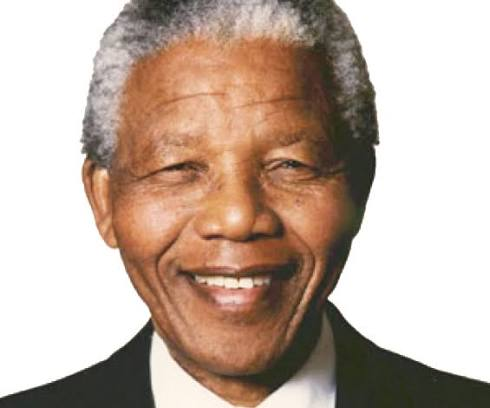
#> input picture dataset/Nelson_mandela/nelson_mandela_12.jpg, 490 x 408 px, found by its file name
$ jupyter execute --allow-errors 'A_deep_introduction_to_CNN (1).ipynb'   (shell and % lines are left out)
#> lines starting #> are read from the running program, lines starting #| are printed output that depends on the picture; after the words box and inside, x2 and y2 are one past the last pixel; in counts of white or black regions, pixels touching at a corner belong together
[cell 1]
import cv2
import numpy as np
import requests
import matplotlib.pyplot as plt
import matplotlib.image as mpimg
import sys
import datetime
from tensorflow import keras
from tensorflow.keras.models import Model
import tensorflow as tf

%pylab inline

url_mandela = r'https://github.com/chgoudja-wq/projet_Licence_CNN/blob/main/dataset/Nelson_mandela/nelson_mandela_12.jpg?raw=true'
resp = requests.get(url_mandela, stream=True).raw
image_array_mandela = np.asarray(bytearray(resp.read()), dtype="uint8")
print(f'Shape of the image {image_array_mandela.shape}')
image_mandela = cv2.imdecode(image_array_mandela, cv2.IMREAD_COLOR)
#> image_mandela is the input picture: shape (408, 490, 3); mean B, G, R 160.5, 173.5, 193
plt.axis('off')
plt.imshow(cv2.cvtColor(image_mandela, cv2.COLOR_BGR2RGB))
plt.show()

url_vagssa = r'https://github.com/chgoudja-wq/projet_Licence_CNN/blob/main/dataset/Dr_vagsa/Dr_vagsa_6.jpeg?raw=true'
resp = requests.get(url_vagssa, stream=True).raw
image_array_vagssa = np.asarray(bytearray(resp.read()), dtype="uint8")
print(f'Shape of the image {image_array_vagssa.shape}')
image_vagssa = cv2.imdecode(image_array_vagssa, cv2.IMREAD_COLOR)
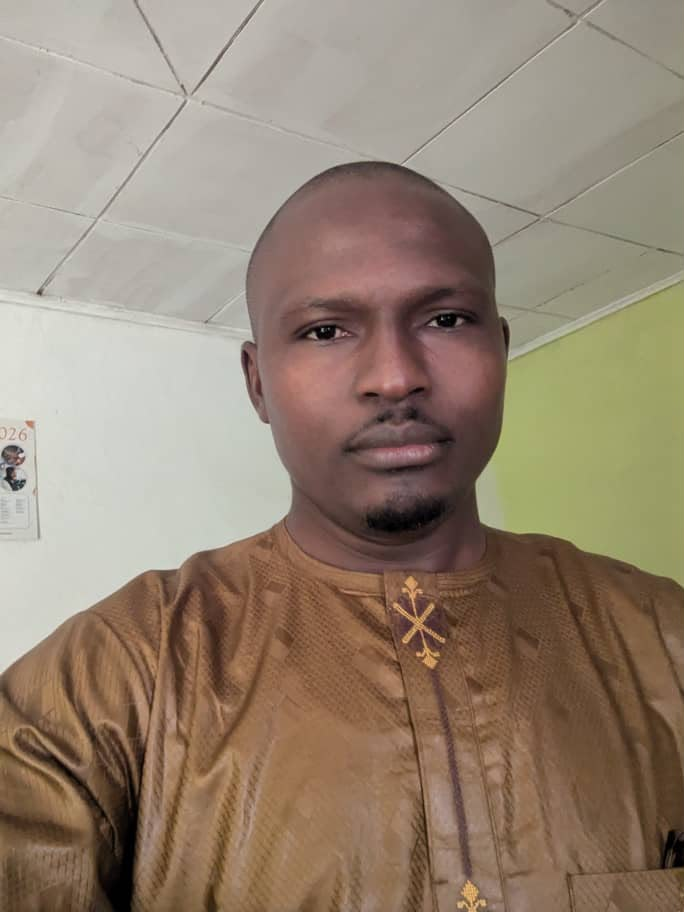
#> input picture dataset/Dr_vagsa/Dr_vagsa_6.jpeg, 684 x 912 px, found by its file name
#> image_vagssa is the input picture: shape (912, 684, 3); mean B, G, R 114.7, 132.2, 149
plt.axis('off')
plt.imshow(cv2.cvtColor(image_vagssa, cv2.COLOR_BGR2RGB))
plt.show()


url_aicha = r'https://github.com/chgoudja-wq/projet_Licence_CNN/blob/main/dataset/aicha/aicha_7.jpeg?raw=true'
resp = requests.get(url_aicha, stream=True).raw
image_array_aicha = np.asarray(bytearray(resp.read()), dtype="uint8")
print(f'Shape of the image {image_array_aicha.shape}')
image_aicha = cv2.imdecode(image_array_aicha, cv2.IMREAD_COLOR)
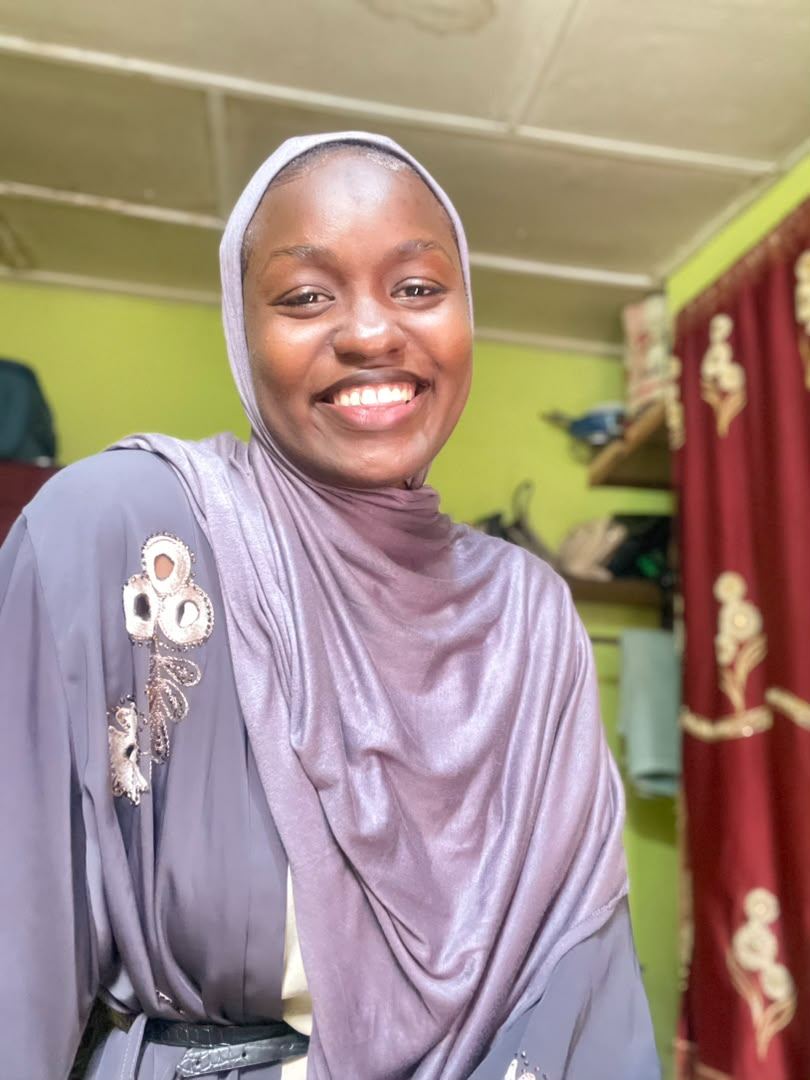
#> input picture dataset/aicha/aicha_7.jpeg, 810 x 1080 px, found by its file name
#> image_aicha is the input picture: shape (1080, 810, 3); mean B, G, R 131, 141.2, 162.3
plt.axis('off')
plt.imshow(cv2.cvtColor(image_aicha, cv2.COLOR_BGR2RGB))
plt.show()

[cell 2]
res = cv2.resize(image_aicha , dsize=(40,40), interpolation=cv2.INTER_CUBIC)
print(res.shape)
#| (40, 40, 3)
res = cv2.cvtColor(res,cv2.COLOR_RGB2GRAY) #TO 3D to 1D
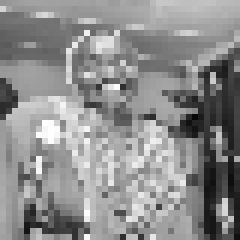
#> res: shape (40, 40) (shown 6 times larger); min 8, max 255, mean 141
print(res.shape)
#| (40, 40)
res = cv2.threshold(res, 127, 255, cv2.THRESH_BINARY)[1]
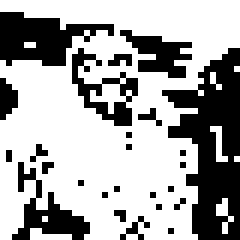
#> res: shape (40, 40) (shown 6 times larger); 65.8% white; 25 black regions (20 under 20 px), largest, box (x1, y1, x2, y2) and area: (27, 8, 40, 40) 230, (0, 2, 19, 11) 98, (2, 27, 15, 40) 61, (12, 8, 23, 21) 52, (20, 5, 32, 13) 48
d = res
for row in range(0,40):
    for col in range(0,40):
        print('%03d ' %d[row][col],end=' ')
    print('')
#> this loop made 40 passes
#| 255  255  255  255  255  255  255  255  255  255  255  255  255  255  255  255  255  255  255  255  255  255  255  255  255  255  255  255  255  255  255  255  255  255  255  255  255  255  255  255
#| 255  255  255  255  255  255  255  255  255  255  255  255  255  255  255  255  255  255  255  255  255  255  255  255  255  255  255  255  255  255  255  255  255  255  255  255  255  255  255  255
#| 000  000  000  000  255  255  255  255  255  255  255  255  255  255  255  255  255  255  255  255  255  255  255  255  255  255  255  255  255  255  255  255  255  255  255  255  255  255  255  255
#| 000  000  000  000  000  000  000  000  000  000  255  255  255  255  255  255  255  255  255  255  255  255  255  255  255  255  255  255  255  255  255  255  255  255  255  255  255  255  255  255
#| 000  000  000  000  000  000  000  000  000  000  255  000  000  000  000  000  000  000  000  255  255  255  255  255  255  255  255  255  255  255  255  255  255  255  255  255  255  255  255  255
#| 000  000  000  000  000  000  000  000  000  000  000  000  000  000  255  000  255  255  000  255  000  000  255  255  255  255  255  255  255  255  255  255  255  255  255  255  255  255  255  255
#| 000  000  000  000  000  000  000  000  000  000  000  000  255  255  000  255  255  255  255  255  255  000  000  000  000  000  000  255  255  255  255  255  255  255  255  255  255  255  255  255
#| 000  000  000  000  255  255  000  000  000  000  000  000  255  255  255  255  255  255  255  255  255  255  000  000  000  000  000  000  000  000  000  000  255  255  255  255  255  255  255  255
#> (further printed lines are left out)
plt.imshow(cv2.cvtColor(res, cv2.COLOR_BGR2RGB))
plt.axis('off')
plt.show()
#
#

[cell 3]
#Convert to bw
img_bw = cv2.imdecode(image_array_aicha, cv2.IMREAD_GRAYSCALE)
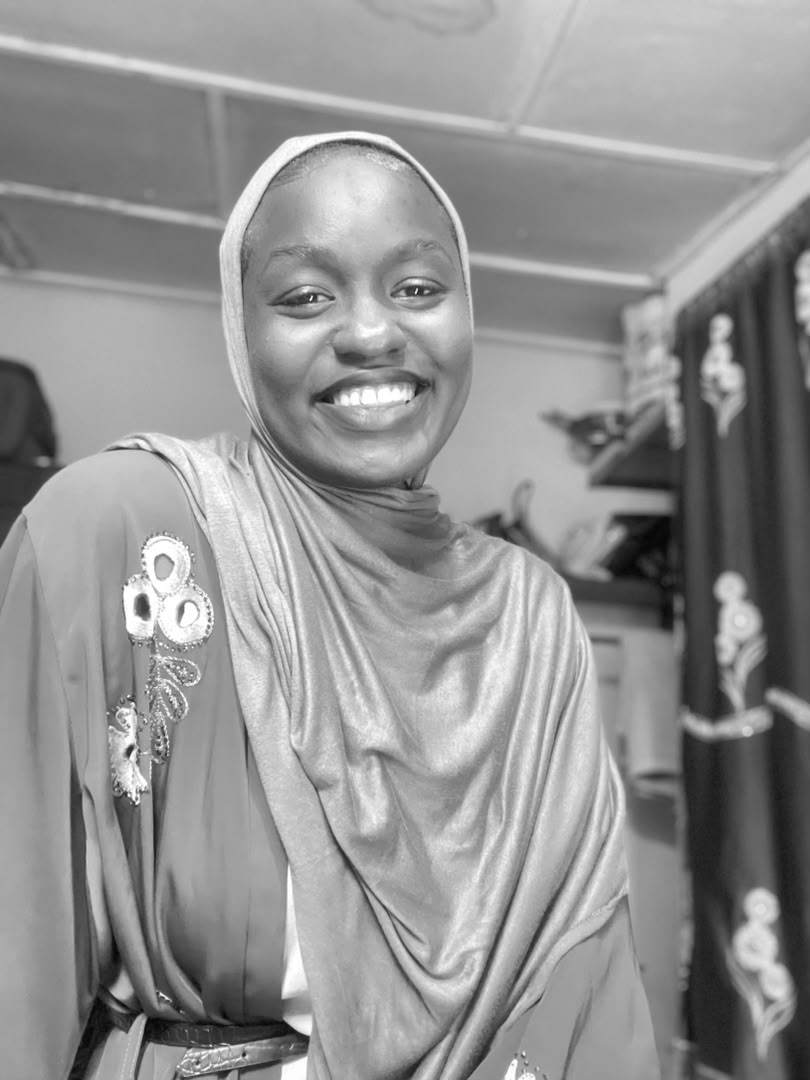
#> img_bw: shape (1080, 810); min 2, max 255, mean 146.4
(thresh, img_bw) = cv2.threshold(img_bw, 127, 255, cv2.THRESH_BINARY)
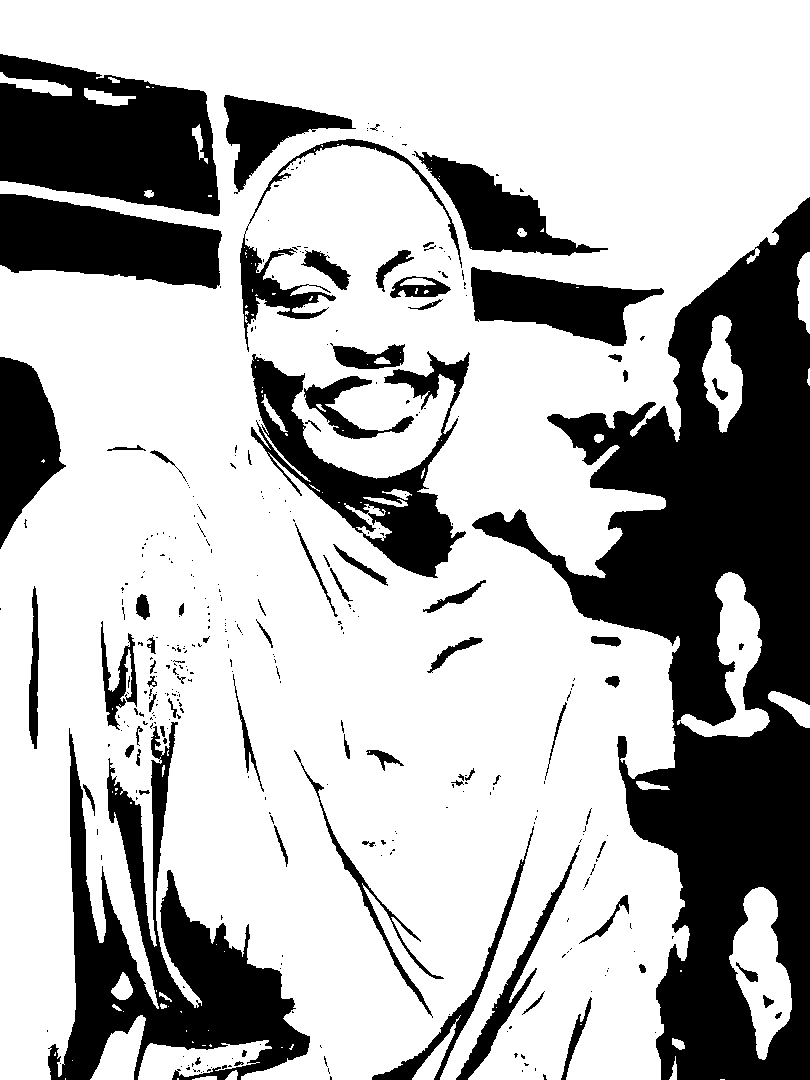
#> img_bw: shape (1080, 810); 70.5% white; 371 black regions (292 under 20 px), largest, box (x1, y1, x2, y2) and area: (472, 197, 810, 1080) 117949, (48, 722, 310, 1080) 31994, (0, 54, 220, 216) 24761
plt.axis('off')
plt.imshow(cv2.cvtColor(img_bw, cv2.COLOR_BGR2RGB))

[cell 4]
#Définition d'un noyau d'identité : cela ne changera rien car chaque pixel conservera sa valeur.
kernel = np.matrix([[0,0,0],[0,1,0],[0,0,0]])
print(kernel)
img_1 = cv2.filter2D(img_bw, -1, kernel)
plt.axis('off')
plt.imshow(cv2.cvtColor(img_1, cv2.COLOR_BGR2RGB))

[cell 5]
#définition d'un noyau de détection de contours verticaux
kernel = np.matrix([[-10,0,10],[-10,0,10],[-10,0,10]])
print(kernel)
img_1 = cv2.filter2D(img_bw, -1, kernel)
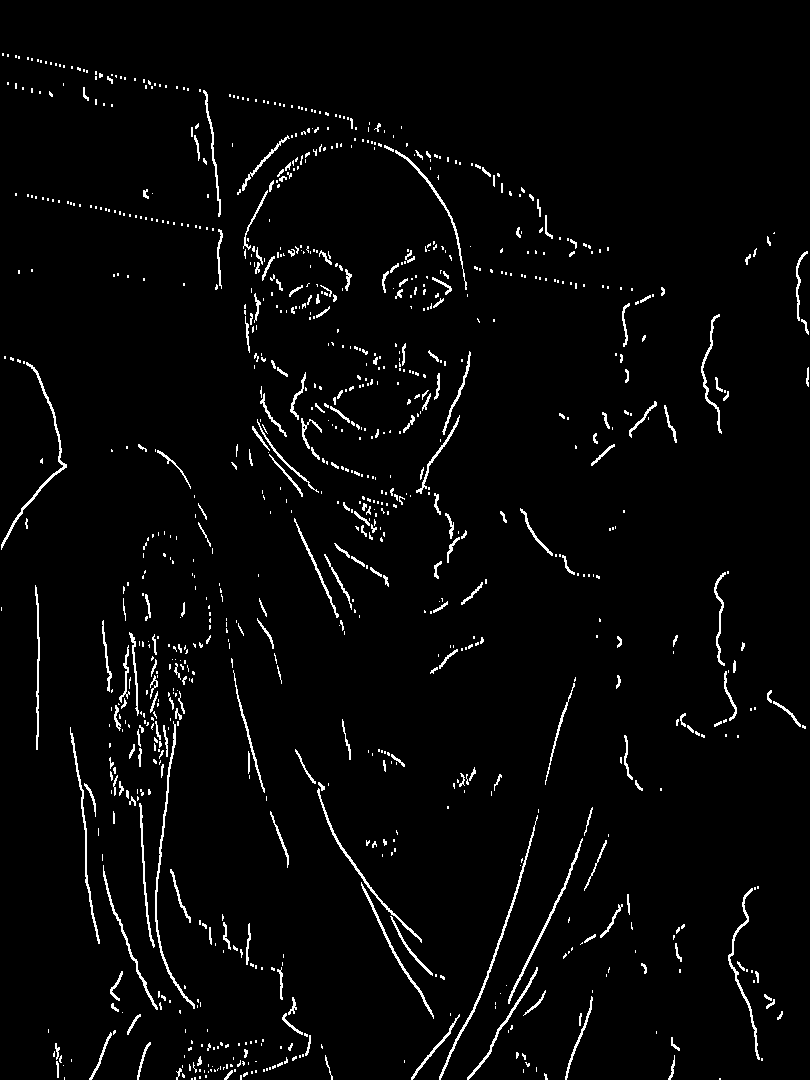
#> img_1: shape (1080, 810); 2.9% white in thin lines or dots
plt.axis('off')
plt.imshow(cv2.cvtColor(img_1, cv2.COLOR_BGR2RGB))

[cell 6]
#définition d'un noyau de détection de contours horizontaux
kernel = np.matrix([[10,10,10],[0,0,0],[-10,-10,-10]])
print(kernel)
img_1 = cv2.filter2D(img_bw, -1, kernel)
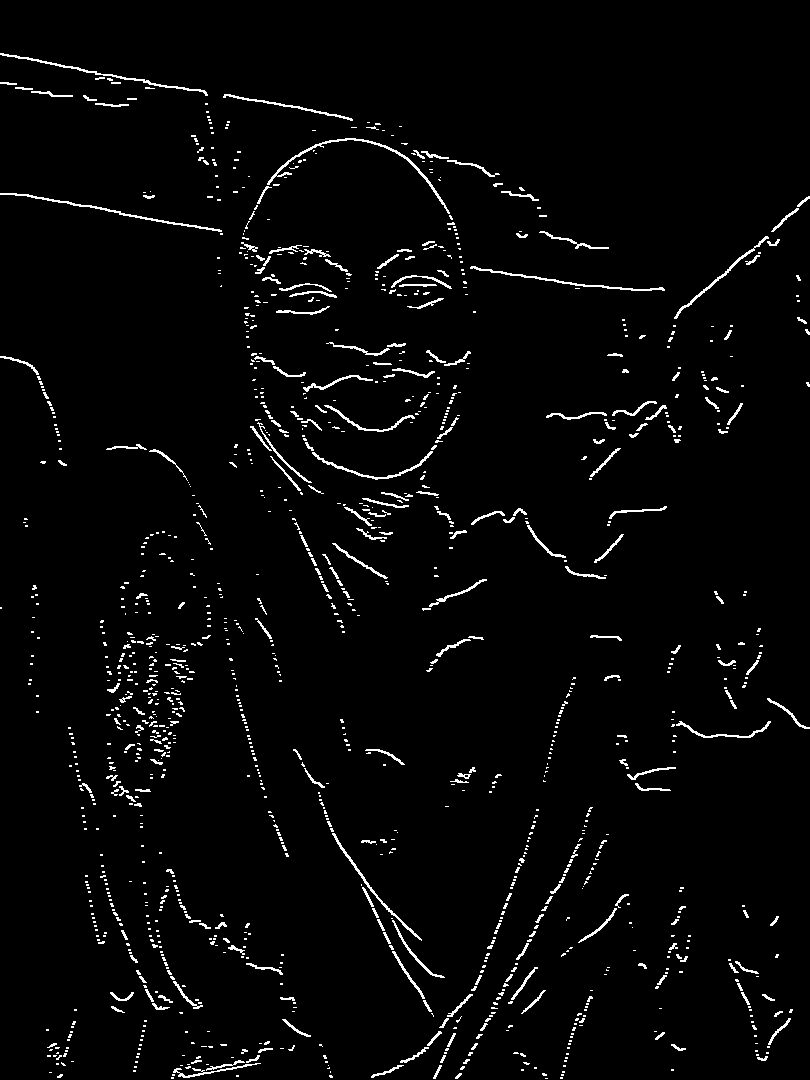
#> img_1: shape (1080, 810); 2.8% white in thin lines or dots
plt.axis('off')
plt.imshow(cv2.cvtColor(img_1, cv2.COLOR_BGR2RGB))

[cell 7]
#exemple
from scipy.ndimage import convolve
m = [[10, 10, 1],[10, 1, 1],[-10, 1, 1]]
k = [[10, 10, 10],[0, 0, 0],[-10, -10, -10]]

c= convolve(m, k , mode='constant', cval=0.0)
print('Matrix')
print('\n'.join([''.join(['{:4}'.format(item) for item in row])
      for row in m]))

print('Kernel')
print('\n'.join([''.join(['{:4}'.format(item) for item in row])
      for row in k]))

print('Convolution')
print('\n'.join([''.join(['{:4}'.format(item) for item in row])
      for row in c]))

[cell 8]
k2 = np.matrix(k)
f_min, f_max = k2.min(), k2.max()
filter = (k2 - f_min) / (f_max - f_min)
print(k2.shape)
fig= plt.figure(figsize=(3,3))
plt.imshow(k2)
plt.show
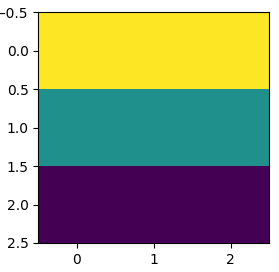
#> figure drawn by matplotlib, 1 panel

[cell 9]
#Import dataset
import pathlib
import os
#> (the rest of this cell did not finish here and is left out)

#> (a cell that did not finish here is left out)

[cell 11]
batch_size = 3
img_height = 200
img_width = 200

#> (the rest of this cell did not finish here and is left out)

[cell 12]
plt.figure(figsize=(10, 10))
#> (the rest of this cell did not finish here and is left out)

[cell 13]
import tensorflow as tf
from tensorflow import keras
from tensorflow.keras import layers

num_classes = 3

#> (the rest of this cell did not finish here and is left out)

#> (a cell that did not finish here is left out)

[cell 15]
from google.colab import files
import cv2
import numpy as np
import matplotlib.pyplot as plt

class_names = ['mandela','aicha','Dr_vagsa' ]

file_to_predict = files.upload()
#> the answer given: nelson_mandela_12.jpg
#> `img_to_predict = cv2.resize(image_to_predict, (200, 200))`:
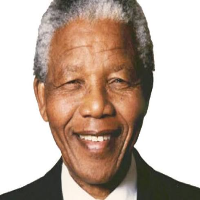
#> img_to_predict: shape (200, 200, 3); mean B, G, R 160.4, 173.5, 192.9

#> (the rest of this cell did not finish here and is left out)
